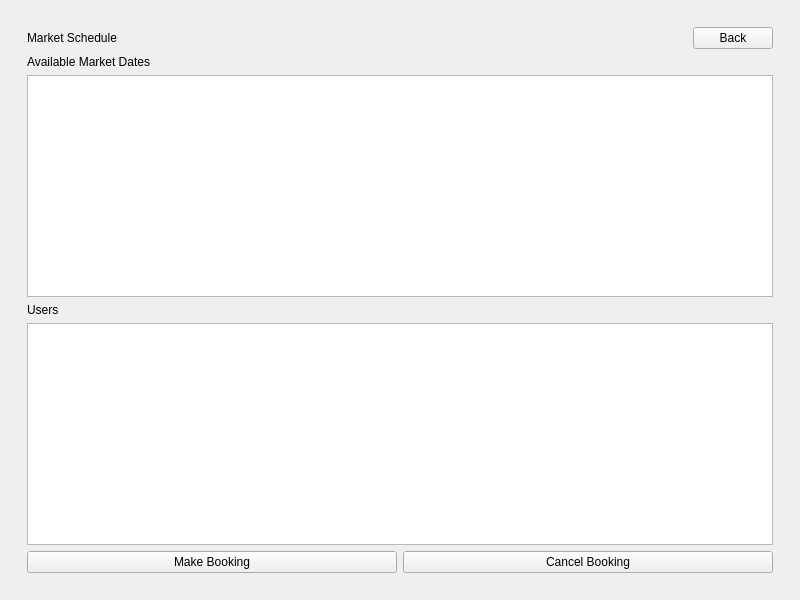
<?xml version="1.0" encoding="UTF-8"?>
<ui version="4.0">
 <class>Market</class>
 <widget class="QMainWindow" name="Market">
  <property name="geometry">
   <rect>
    <x>0</x>
    <y>0</y>
    <width>800</width>
    <height>600</height>
   </rect>
  </property>
  <property name="windowTitle">
   <string>Market</string>
  </property>
  <widget class="QWidget" name="centralwidget">
   <property name="sizePolicy">
    <sizepolicy hsizetype="Expanding" vsizetype="Expanding">
     <horstretch>0</horstretch>
     <verstretch>0</verstretch>
    </sizepolicy>
   </property>
   <layout class="QVBoxLayout" name="verticalLayout">
    <item>
     <widget class="QStackedWidget" name="stackedWidget">
      <property name="currentIndex">
       <number>1</number>
      </property>
      <widget class="QWidget" name="dashboard">
       <layout class="QVBoxLayout" name="verticalLayout_3">
        <item>
         <widget class="QWidget" name="widget" native="true">
          <layout class="QVBoxLayout" name="verticalLayout_4">
           <item>
            <layout class="QHBoxLayout" name="horizontalLayout_3">
             <item>
              <widget class="QLabel" name="label_2">
               <property name="text">
                <string>Dashboard</string>
               </property>
              </widget>
             </item>
             <item>
              <widget class="QLabel" name="dashboard_date">
               <property name="text">
                <string>Date: --/--/--</string>
               </property>
              </widget>
             </item>
            </layout>
           </item>
           <item>
            <layout class="QVBoxLayout" name="verticalLayout_2">
             <item>
              <layout class="QHBoxLayout" name="horizontalLayout_2">
               <item>
                <widget class="QListWidget" name="list_user_information"/>
               </item>
               <item>
                <layout class="QVBoxLayout" name="verticalLayout_7">
                 <item>
                  <widget class="QLabel" name="label">
                   <property name="text">
                    <string>Notifications</string>
                   </property>
                  </widget>
                 </item>
                 <item>
                  <widget class="QListWidget" name="list_notifications"/>
                 </item>
                 <item>
                  <widget class="QLabel" name="label_4">
                   <property name="text">
                    <string>Active Bookings</string>
                   </property>
                  </widget>
                 </item>
                 <item>
                  <widget class="QListWidget" name="list_active_bookings"/>
                 </item>
                 <item>
                  <widget class="QLabel" name="label_5">
                   <property name="text">
                    <string>Active Waitlists</string>
                   </property>
                  </widget>
                 </item>
                 <item>
                  <widget class="QListWidget" name="list_active_waitlists"/>
                 </item>
                </layout>
               </item>
              </layout>
             </item>
            </layout>
           </item>
           <item>
            <layout class="QHBoxLayout" name="horizontalLayout_4">
             <item>
              <widget class="QPushButton" name="edit_user_information">
               <property name="text">
                <string>Edit Information</string>
               </property>
              </widget>
             </item>
             <item>
              <widget class="QPushButton" name="browse_market">
               <property name="text">
                <string>Browse Market</string>
               </property>
              </widget>
             </item>
            </layout>
           </item>
          </layout>
         </widget>
        </item>
       </layout>
      </widget>
      <widget class="QWidget" name="market_schedule">
       <layout class="QVBoxLayout" name="verticalLayout_5">
        <item>
         <widget class="QWidget" name="widget_2" native="true">
          <layout class="QVBoxLayout" name="verticalLayout_9">
           <item>
            <layout class="QHBoxLayout" name="horizontalLayout_6">
             <item>
              <widget class="QLabel" name="label_3">
               <property name="sizePolicy">
                <sizepolicy hsizetype="Preferred" vsizetype="Preferred">
                 <horstretch>8</horstretch>
                 <verstretch>0</verstretch>
                </sizepolicy>
               </property>
               <property name="text">
                <string>Market Schedule</string>
               </property>
              </widget>
             </item>
             <item>
              <widget class="QPushButton" name="back_to_dashboard">
               <property name="text">
                <string>Back</string>
               </property>
              </widget>
             </item>
            </layout>
           </item>
           <item>
            <layout class="QHBoxLayout" name="horizontalLayout">
             <item>
              <layout class="QVBoxLayout" name="verticalLayout_10">
               <item>
                <widget class="QLabel" name="label_8">
                 <property name="text">
                  <string>Available Market Dates</string>
                 </property>
                </widget>
               </item>
               <item>
                <widget class="QTableWidget" name="table_market_dates"/>
               </item>
               <item>
                <widget class="QLabel" name="label_24">
                 <property name="text">
                  <string>Users</string>
                 </property>
                </widget>
               </item>
               <item>
                <widget class="QListWidget" name="user_list_market"/>
               </item>
              </layout>
             </item>
            </layout>
           </item>
           <item>
            <layout class="QHBoxLayout" name="horizontalLayout_7">
             <item>
              <widget class="QPushButton" name="make_booking">
               <property name="text">
                <string>Make Booking</string>
               </property>
              </widget>
             </item>
             <item>
              <widget class="QPushButton" name="cancel_booking">
               <property name="text">
                <string>Cancel Booking</string>
               </property>
              </widget>
             </item>
            </layout>
           </item>
          </layout>
         </widget>
        </item>
       </layout>
      </widget>
      <widget class="QWidget" name="operator_user_information">
       <layout class="QVBoxLayout" name="verticalLayout_13">
        <item>
         <layout class="QHBoxLayout" name="horizontalLayout_5">
          <item>
           <widget class="QLabel" name="user_information_label">
            <property name="maximumSize">
             <size>
              <width>16777215</width>
              <height>25</height>
             </size>
            </property>
            <property name="lineWidth">
             <number>0</number>
            </property>
            <property name="text">
             <string>User Information</string>
            </property>
            <property name="margin">
             <number>3</number>
            </property>
            <property name="indent">
             <number>0</number>
            </property>
           </widget>
          </item>
          <item>
           <widget class="QPushButton" name="operator_back_to_dashboard">
            <property name="sizePolicy">
             <sizepolicy hsizetype="Minimum" vsizetype="Fixed">
              <horstretch>0</horstretch>
              <verstretch>0</verstretch>
             </sizepolicy>
            </property>
            <property name="maximumSize">
             <size>
              <width>100</width>
              <height>25</height>
             </size>
            </property>
            <property name="text">
             <string>Back</string>
            </property>
           </widget>
          </item>
         </layout>
        </item>
        <item>
         <layout class="QHBoxLayout" name="horizontalLayout_9">
          <item>
           <layout class="QVBoxLayout" name="verticalLayout_12">
            <item>
             <widget class="QLabel" name="user_display">
              <property name="text">
               <string>User: USERNAME</string>
              </property>
             </widget>
            </item>
            <item>
             <widget class="QListWidget" name="user_information_view"/>
            </item>
            <item>
             <widget class="QLabel" name="user_booking_label">
              <property name="text">
               <string>User's Active Bookings</string>
              </property>
             </widget>
            </item>
            <item>
             <widget class="QListWidget" name="user_booking_list"/>
            </item>
            <item>
             <widget class="QLabel" name="user_waitlist_label">
              <property name="text">
               <string>User's Active Waitlists</string>
              </property>
             </widget>
            </item>
            <item>
             <widget class="QListWidget" name="user_waitlist_list"/>
            </item>
            <item>
             <widget class="QPushButton" name="cancel_booking_waitlist">
              <property name="text">
               <string>Cancel Booking / Waitlist</string>
              </property>
             </widget>
            </item>
           </layout>
          </item>
          <item>
           <layout class="QVBoxLayout" name="verticalLayout_11">
            <item>
             <widget class="QLabel" name="user_list_label">
              <property name="text">
               <string>User List</string>
              </property>
             </widget>
            </item>
            <item>
             <widget class="QListWidget" name="user_list"/>
            </item>
           </layout>
          </item>
         </layout>
        </item>
       </layout>
      </widget>
      <widget class="QWidget" name="operator_market_schedule">
       <layout class="QVBoxLayout" name="verticalLayout_17">
        <item>
         <layout class="QVBoxLayout" name="verticalLayout_20">
          <item>
           <layout class="QHBoxLayout" name="horizontalLayout_11">
            <item>
             <widget class="QLabel" name="label_6">
              <property name="text">
               <string>Market Schedule</string>
              </property>
             </widget>
            </item>
            <item>
             <widget class="QPushButton" name="operator_back_to_dashboard_2">
              <property name="maximumSize">
               <size>
                <width>100</width>
                <height>16777215</height>
               </size>
              </property>
              <property name="text">
               <string>Back</string>
              </property>
             </widget>
            </item>
           </layout>
          </item>
          <item>
           <layout class="QHBoxLayout" name="horizontalLayout_13">
            <item>
             <layout class="QVBoxLayout" name="verticalLayout_22">
              <item>
               <widget class="QLabel" name="market_dates_label">
                <property name="text">
                 <string>Market Dates</string>
                </property>
               </widget>
              </item>
              <item>
               <widget class="QTableView" name="market_dates_table"/>
              </item>
              <item>
               <widget class="QPushButton" name="market_button">
                <property name="text">
                 <string>Make Booking / Add to Waitlist</string>
                </property>
               </widget>
              </item>
             </layout>
            </item>
            <item>
             <layout class="QVBoxLayout" name="verticalLayout_21">
              <item>
               <widget class="QLabel" name="user_list_label_2">
                <property name="text">
                 <string>User List</string>
                </property>
               </widget>
              </item>
              <item>
               <widget class="QListView" name="market_user_list_view"/>
              </item>
             </layout>
            </item>
           </layout>
          </item>
         </layout>
        </item>
       </layout>
      </widget>
      <widget class="QWidget" name="edit_information">
       <widget class="QWidget" name="verticalLayoutWidget">
        <property name="geometry">
         <rect>
          <x>0</x>
          <y>10</y>
          <width>781</width>
          <height>221</height>
         </rect>
        </property>
        <layout class="QVBoxLayout" name="verticalLayout_15">
         <item>
          <layout class="QHBoxLayout" name="horizontalLayout_8">
           <item>
            <spacer name="horizontalSpacer">
             <property name="orientation">
              <enum>Qt::Horizontal</enum>
             </property>
             <property name="sizeHint" stdset="0">
              <size>
               <width>40</width>
               <height>20</height>
              </size>
             </property>
            </spacer>
           </item>
           <item>
            <widget class="QPushButton" name="return_user_info">
             <property name="enabled">
              <bool>true</bool>
             </property>
             <property name="maximumSize">
              <size>
               <width>100</width>
               <height>16777215</height>
              </size>
             </property>
             <property name="text">
              <string>Back</string>
             </property>
            </widget>
           </item>
          </layout>
         </item>
         <item>
          <widget class="QLabel" name="label_23">
           <property name="text">
            <string>Business:</string>
           </property>
          </widget>
         </item>
         <item>
          <layout class="QHBoxLayout" name="horizontalLayout_12">
           <property name="bottomMargin">
            <number>0</number>
           </property>
           <item>
            <widget class="QLabel" name="label_7">
             <property name="text">
              <string>Business Name:</string>
             </property>
            </widget>
           </item>
           <item>
            <spacer name="horizontalSpacer_6">
             <property name="orientation">
              <enum>Qt::Horizontal</enum>
             </property>
             <property name="sizeType">
              <enum>QSizePolicy::Fixed</enum>
             </property>
             <property name="sizeHint" stdset="0">
              <size>
               <width>38</width>
               <height>20</height>
              </size>
             </property>
            </spacer>
           </item>
           <item>
            <widget class="QLineEdit" name="edit_business"/>
           </item>
          </layout>
         </item>
         <item>
          <layout class="QHBoxLayout" name="horizontalLayout_14">
           <item>
            <widget class="QLabel" name="label_9">
             <property name="text">
              <string>Phone Number</string>
             </property>
            </widget>
           </item>
           <item>
            <spacer name="horizontalSpacer_5">
             <property name="orientation">
              <enum>Qt::Horizontal</enum>
             </property>
             <property name="sizeType">
              <enum>QSizePolicy::Fixed</enum>
             </property>
             <property name="sizeHint" stdset="0">
              <size>
               <width>45</width>
               <height>20</height>
              </size>
             </property>
            </spacer>
           </item>
           <item>
            <widget class="QLineEdit" name="edit_phone"/>
           </item>
          </layout>
         </item>
         <item>
          <layout class="QHBoxLayout" name="horizontalLayout_16">
           <item>
            <widget class="QLabel" name="label_10">
             <property name="text">
              <string>Owner Name</string>
             </property>
            </widget>
           </item>
           <item>
            <spacer name="horizontalSpacer_4">
             <property name="orientation">
              <enum>Qt::Horizontal</enum>
             </property>
             <property name="sizeType">
              <enum>QSizePolicy::Fixed</enum>
             </property>
             <property name="sizeHint" stdset="0">
              <size>
               <width>58</width>
               <height>20</height>
              </size>
             </property>
            </spacer>
           </item>
           <item>
            <widget class="QLineEdit" name="edit_owner"/>
           </item>
          </layout>
         </item>
         <item>
          <layout class="QHBoxLayout" name="horizontalLayout_17">
           <item>
            <widget class="QLabel" name="label_11">
             <property name="text">
              <string>Email</string>
             </property>
            </widget>
           </item>
           <item>
            <spacer name="horizontalSpacer_2">
             <property name="orientation">
              <enum>Qt::Horizontal</enum>
             </property>
             <property name="sizeType">
              <enum>QSizePolicy::Fixed</enum>
             </property>
             <property name="sizeHint" stdset="0">
              <size>
               <width>106</width>
               <height>20</height>
              </size>
             </property>
            </spacer>
           </item>
           <item>
            <widget class="QLineEdit" name="edit_email"/>
           </item>
          </layout>
         </item>
         <item>
          <layout class="QHBoxLayout" name="horizontalLayout_18">
           <item>
            <widget class="QLabel" name="label_12">
             <property name="text">
              <string>Mailing Address</string>
             </property>
            </widget>
           </item>
           <item>
            <spacer name="horizontalSpacer_3">
             <property name="orientation">
              <enum>Qt::Horizontal</enum>
             </property>
             <property name="sizeType">
              <enum>QSizePolicy::Fixed</enum>
             </property>
             <property name="sizeHint" stdset="0">
              <size>
               <width>40</width>
               <height>20</height>
              </size>
             </property>
            </spacer>
           </item>
           <item>
            <widget class="QLineEdit" name="edit_mailing"/>
           </item>
          </layout>
         </item>
        </layout>
       </widget>
       <widget class="QWidget" name="verticalLayoutWidget_2">
        <property name="geometry">
         <rect>
          <x>0</x>
          <y>240</y>
          <width>781</width>
          <height>341</height>
         </rect>
        </property>
        <layout class="QVBoxLayout" name="verticalLayout_6">
         <item>
          <widget class="QLabel" name="label_16">
           <property name="text">
            <string>Business License:</string>
           </property>
          </widget>
         </item>
         <item>
          <layout class="QHBoxLayout" name="horizontalLayout_19">
           <item>
            <widget class="QLabel" name="label_13">
             <property name="text">
              <string>Number</string>
             </property>
            </widget>
           </item>
           <item>
            <spacer name="horizontalSpacer_7">
             <property name="orientation">
              <enum>Qt::Horizontal</enum>
             </property>
             <property name="sizeType">
              <enum>QSizePolicy::Fixed</enum>
             </property>
             <property name="sizeHint" stdset="0">
              <size>
               <width>90</width>
               <height>20</height>
              </size>
             </property>
            </spacer>
           </item>
           <item>
            <widget class="QLineEdit" name="business_number"/>
           </item>
          </layout>
         </item>
         <item>
          <layout class="QHBoxLayout" name="horizontalLayout_20">
           <item>
            <widget class="QLabel" name="label_14">
             <property name="text">
              <string>Expiration Date</string>
             </property>
            </widget>
           </item>
           <item>
            <spacer name="horizontalSpacer_8">
             <property name="orientation">
              <enum>Qt::Horizontal</enum>
             </property>
             <property name="sizeType">
              <enum>QSizePolicy::Fixed</enum>
             </property>
             <property name="sizeHint" stdset="0">
              <size>
               <width>42</width>
               <height>20</height>
              </size>
             </property>
            </spacer>
           </item>
           <item>
            <widget class="QLineEdit" name="business_exp"/>
           </item>
          </layout>
         </item>
         <item>
          <widget class="QLabel" name="label_15">
           <property name="text">
            <string>Liability Insurance:</string>
           </property>
          </widget>
         </item>
         <item>
          <layout class="QHBoxLayout" name="horizontalLayout_23">
           <item>
            <widget class="QLabel" name="label_17">
             <property name="text">
              <string>Policy Number</string>
             </property>
            </widget>
           </item>
           <item>
            <spacer name="horizontalSpacer_9">
             <property name="orientation">
              <enum>Qt::Horizontal</enum>
             </property>
             <property name="sizeType">
              <enum>QSizePolicy::Fixed</enum>
             </property>
             <property name="sizeHint" stdset="0">
              <size>
               <width>49</width>
               <height>20</height>
              </size>
             </property>
            </spacer>
           </item>
           <item>
            <widget class="QLineEdit" name="liability_number"/>
           </item>
          </layout>
         </item>
         <item>
          <layout class="QHBoxLayout" name="horizontalLayout_24">
           <item>
            <widget class="QLabel" name="label_18">
             <property name="text">
              <string>Provider</string>
             </property>
            </widget>
           </item>
           <item>
            <spacer name="horizontalSpacer_10">
             <property name="orientation">
              <enum>Qt::Horizontal</enum>
             </property>
             <property name="sizeType">
              <enum>QSizePolicy::Fixed</enum>
             </property>
             <property name="sizeHint" stdset="0">
              <size>
               <width>89</width>
               <height>20</height>
              </size>
             </property>
            </spacer>
           </item>
           <item>
            <widget class="QLineEdit" name="liability_provider"/>
           </item>
          </layout>
         </item>
         <item>
          <layout class="QHBoxLayout" name="horizontalLayout_25">
           <item>
            <widget class="QLabel" name="label_19">
             <property name="text">
              <string>Expiration Date</string>
             </property>
            </widget>
           </item>
           <item>
            <spacer name="horizontalSpacer_11">
             <property name="orientation">
              <enum>Qt::Horizontal</enum>
             </property>
             <property name="sizeType">
              <enum>QSizePolicy::Fixed</enum>
             </property>
             <property name="sizeHint" stdset="0">
              <size>
               <width>42</width>
               <height>20</height>
              </size>
             </property>
            </spacer>
           </item>
           <item>
            <widget class="QLineEdit" name="liability_exp"/>
           </item>
          </layout>
         </item>
         <item>
          <widget class="QLabel" name="label_20">
           <property name="text">
            <string>Food Handler:</string>
           </property>
          </widget>
         </item>
         <item>
          <layout class="QHBoxLayout" name="horizontalLayout_26">
           <item>
            <widget class="QLabel" name="label_21">
             <property name="text">
              <string>Certification Number</string>
             </property>
            </widget>
           </item>
           <item>
            <spacer name="horizontalSpacer_12">
             <property name="orientation">
              <enum>Qt::Horizontal</enum>
             </property>
             <property name="sizeType">
              <enum>QSizePolicy::Fixed</enum>
             </property>
             <property name="sizeHint" stdset="0">
              <size>
               <width>8</width>
               <height>20</height>
              </size>
             </property>
            </spacer>
           </item>
           <item>
            <widget class="QLineEdit" name="food_number"/>
           </item>
          </layout>
         </item>
         <item>
          <layout class="QHBoxLayout" name="horizontalLayout_27">
           <item>
            <widget class="QLabel" name="label_22">
             <property name="text">
              <string>Expiration Date</string>
             </property>
            </widget>
           </item>
           <item>
            <spacer name="horizontalSpacer_13">
             <property name="orientation">
              <enum>Qt::Horizontal</enum>
             </property>
             <property name="sizeType">
              <enum>QSizePolicy::Fixed</enum>
             </property>
             <property name="sizeHint" stdset="0">
              <size>
               <width>43</width>
               <height>20</height>
              </size>
             </property>
            </spacer>
           </item>
           <item>
            <widget class="QLineEdit" name="food_exp"/>
           </item>
          </layout>
         </item>
         <item>
          <widget class="QPushButton" name="save_user_info">
           <property name="text">
            <string>Save and Quit</string>
           </property>
          </widget>
         </item>
        </layout>
       </widget>
      </widget>
     </widget>
    </item>
   </layout>
  </widget>
 </widget>
 <resources/>
 <connections/>
</ui>
